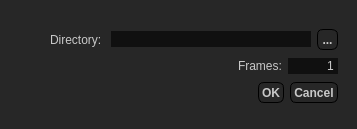
<?xml version="1.0" encoding="UTF-8"?>
<ui version="4.0">
 <class>ExportDialog</class>
 <widget class="QDialog" name="ExportDialog">
  <property name="windowModality">
   <enum>Qt::ApplicationModal</enum>
  </property>
  <property name="geometry">
   <rect>
    <x>0</x>
    <y>0</y>
    <width>357</width>
    <height>129</height>
   </rect>
  </property>
  <property name="windowTitle">
   <string>Export</string>
  </property>
  <property name="styleSheet">
   <string notr="true">/*
	zbrush-like palette
	darkerbg: #101010
	background: #272727	
	lighterbg: #3f3f3f
	inactive font: #959595
	active font: #c8c8c8	
	orange: #f27000
	yellow: #FFDE00
*/

QWidget {
	background: #272727;
	background-color: #272727;
	color: #c8c8c8;
	border: 0;	
}

QTabBar {
	background-color: #272727;
	border: 0;
}

QTabBar::tab { 
	background-color: #272727;
	color: #959595;	 
	padding: 6px;
	/* border: 1px solid black; */ 
	
	border: 0; /* px solid #C4C4C3; */
	 
	border-bottom: 2px solid #272727; /* same as the pane color */
	border-top-left-radius: 0px;
	border-top-right-radius: 0px;
	min-width: 8ex;
}

/* doesnt work..
*[activeScript=&quot;true&quot;]{ 
	background-color: #FFDE00;
}

QTabBar::tab[activeScript=&quot;true&quot;]{
	background-color: #FFDE00;
}
*/

QTabBar::tab:selected, QTabBar::tab:hover {
	background-color: #3f3f3f;
	color: #c8c8c8;	
}

QTabBar::tab:hover {
	background-color: #f27000;
}

QTabWidget::pane { 
	border: 0; 
	border-top: 2px solid #272727;
}



#commandline {
	background-color: #FF0000;
}






QMenu {
     background-color: #272727; /* sets background of the menu */
     color: #c8c8c8;
     border: 1px solid black;     
 }

 QMenu::item {
     /* sets background of menu item. set this to something non-transparent
         if you want menu color and menu item color to be different */
      background-color: #272727; 
      /* background-color: black; */
     
     /* padding: 2px 25px 2px 20px; */
     padding: 2px 25px 2px 20px;
    /*  border: 1px solid transparent; reserve space for selection border */
 }

 QMenu::item:selected { /* when user selects item using mouse or keyboard */
     background-color: #f27000;
 }
 
  QMenu::item:checked {
     background: #3f3f3f;
 }
 
  QMenu::item:checked:selected {
     background-color: #f27000;
 }
 
 QMenu::icon:checked { /* appearance of a 'checked' icon */
     background: transparent; /*#272727; */
     border: 0; /* 1px inset gray; */
     position: absolute;
     top: 1px;
     right: 1px;
     bottom: 1px;
     left: 1px;
 }
  
 QMenu::indicator {
     width: 13px;
     height: 13px;
     background-color: transparent; /* #272727; */
     border: 0;
     padding: 0;
     margin: 0;
 }
 
 /* non-exclusive indicator = check box style indicator (see QActionGroup::setExclusive) */
  QMenu::indicator:non-exclusive {
 	image: none;
 	 border: 0;
     padding: 0;
     margin: 0;
 }
 
 QMenu::indicator:non-exclusive:unchecked {
 }

 QMenu::indicator:non-exclusive:unchecked:selected {
 	background-color: #f27000;
 }

 QMenu::indicator:non-exclusive:checked {
     /* image: url(&quot;../assets/icons/tick.png&quot;); */     
     background: #3f3f3f;
 }

 QMenu::indicator:non-exclusive:checked:selected {
 	background-color: #f27000;
 }

QMenu::separator {
	background: transparent; /* #3f3f3f; */
}

 /* exclusive indicator = radio button style indicator (see QActionGroup::setExclusive) */
 QMenu::indicator:exclusive {
 image: none;
 	 border: 0;
     padding: 0;
     margin: 0;
 }
 
 QMenu::indicator:exclusive:unchecked {
 }

 QMenu::indicator:exclusive:unchecked:selected {
 	background-color: #f27000; 	
 }

 QMenu::indicator:exclusive:checked {
 	background: #3f3f3f;
 }

 QMenu::indicator:exclusive:checked:selected {
 	background-color: #f27000;
 }
 
/* Customize the menu bar. */
QMenuBar {
	background-color: #272727;
	color: #c8c8c8;
	
    border-image: none;
    border-style: none;
    padding: 2px;
    border-bottom: 1px solid black;
}

QMenuBar::item {
    background-color: transparent;
    
    /* border: 1px solid black; */
    /* padding: 4px; */
}

QMenuBar::item:selected {
    background-color: #3f3f3f;
}












QPushButton {
     border-style: outset;
     border-width: 1px;
     border-radius: 6px;
     border-color: black;
     font: bold;
     min-width: 1em;
     padding: 3px;
 }
 
 QPushButton:pressed {
     background-color: #3f3f3f;
     border-style: inset;
 }
 
 QScrollBar {
 	background: #272727;
 }
 
 QScrollBar:horizontal {
 	height: 10px;
    margin: 0 10px 0 10px;
 }
 
  QScrollBar::handle:horizontal {
      background: #3f3f3f; 
      min-width: 5px;
  }
  
  QScrollBar::handle:horizontal:pressed {
      background: #959595;
  }
  
  QScrollBar::add-line:horizontal {      
      background: black;
      border: 2px solid #3f3f3f;
      width: 6px;
      subcontrol-position: right;
      subcontrol-origin: margin;
  }

  QScrollBar::sub-line:horizontal {      
      background: black;
      border: 2px solid #3f3f3f;
      width: 6px;
      subcontrol-position: left;
      subcontrol-origin: margin;
  }
  
  QScrollBar::left-arrow:horizontal, QScrollBar::right-arrow:horizontal {  	 
      width: 0px;
      height: 0px;
      background: none;
  }

  QScrollBar::add-page:horizontal, QScrollBar::sub-page:horizontal {
      background: none;
  }
  
  
 QScrollBar:vertical {
      /* background: #272727; */      
      width: 10px;
      margin: 10px 0 10px 0;
  }
  
  QScrollBar::handle:vertical {
      background: #3f3f3f; 
      min-height: 5px;
  }
  
  QScrollBar::handle:vertical:pressed {
      background: #959595;
  }
  
  QScrollBar::add-line:vertical {      
      background: black;
      border: 2px solid #3f3f3f;
      height: 6px;
      subcontrol-position: bottom;
      subcontrol-origin: margin;
  }

  QScrollBar::sub-line:vertical {      
      background: black;
      border: 2px solid #3f3f3f;
      height: 6px;
      subcontrol-position: top;
      subcontrol-origin: margin;
  }
  
  QScrollBar::up-arrow:vertical, QScrollBar::down-arrow:vertical {  	 
      width: 0px;
      height: 0px;
      background: none;
  }

  QScrollBar::add-page:vertical, QScrollBar::sub-page:vertical {
      background: none;
  }
  
  
  
  
  
  
QSplitter::handle {
	image: none; /* url(images/splitter.png); */
	background: transparent;	
}

 QSplitter::handle:horizontal {
     width: 8px;
     /* border-right: 2px dotted #3f3f3f; */
     
    /* 
     background: qlineargradient(x1: 0, y1: 0, x2: 1, y2: 0,
		stop: 0 #101010, stop: 1.0 #272727 ); */
	background: qlineargradient(x1: 0, y1: 0, x2: 1, y2: 0,
		stop: 0 #181818, 
		stop: 1 #272727 );
     
     
 }

 QSplitter::handle:vertical {
     height: 6px;
     /* border-bottom: 2px dotted #3f3f3f; */
     
     background: qlineargradient(x1: 0, y1: 0, x2: 0, y2: 1,
		stop: 0 #181818, stop: 1.0 #272727 );
 }

 QSplitter::handle:pressed, QSplitter::handle:hover {
     image: none; /* url(images/splitter_pressed.png); */
     /* background: #3f3f3f; */
     border-color: #f27000;
 }
 
 
 
  QToolBar {     
     spacing: 0px; /* spacing between items in the tool bar */
     background: #272727;
 }

QToolBar::separator:horizontal {
	width: 8px;
	 background: transparent; /* #3f3f3f; */
}

 QToolBar::handle:horizontal {
     /* image: url(handle.png); */
     image: none;
     width: 8px;
     background: #3f3f3f;
 }

QToolBar::separator:vertical {
	height: 8px;
	 background: transparent; /* #3f3f3f; */
}

 QToolBar::handle:vertical {
     /* image: url(handle.png); */
     image: none;
     height: 8px;
     background: #3f3f3f;
 }
 
 QToolBar::handle:hover {
     /* image: url(handle.png); */
     image: none;
 	background: #f27000;         
 } 
 
 QToolButton { /* all types of tool button */
	background-color: #272727;
	margin: 0px;
 }

 QToolButton[popupMode=&quot;1&quot;] { /* only for MenuButtonPopup */
     padding-right: 10px; /* make way for the popup button */
 }

 QToolButton:checked {
	 background: #3f3f3f;
}

 QToolButton:pressed, QToolButton:hover {
 	background-color: #f27000;
 }
  
 
QLineEdit {
	background: #101010;
}</string>
  </property>
  <widget class="QFrame" name="frame">
   <property name="geometry">
    <rect>
     <x>20</x>
     <y>20</y>
     <width>327</width>
     <height>92</height>
    </rect>
   </property>
   <property name="frameShape">
    <enum>QFrame::StyledPanel</enum>
   </property>
   <property name="frameShadow">
    <enum>QFrame::Raised</enum>
   </property>
   <layout class="QVBoxLayout" name="verticalLayout">
    <item>
     <layout class="QHBoxLayout" name="horizontalLayout">
      <item>
       <spacer name="horizontalSpacer_2">
        <property name="orientation">
         <enum>Qt::Horizontal</enum>
        </property>
        <property name="sizeHint" stdset="0">
         <size>
          <width>40</width>
          <height>20</height>
         </size>
        </property>
       </spacer>
      </item>
      <item>
       <widget class="QLabel" name="label">
        <property name="text">
         <string>Directory: </string>
        </property>
        <property name="buddy">
         <cstring>dirLineEdit</cstring>
        </property>
       </widget>
      </item>
      <item>
       <widget class="QLineEdit" name="dirLineEdit">
        <property name="sizePolicy">
         <sizepolicy hsizetype="Expanding" vsizetype="Fixed">
          <horstretch>0</horstretch>
          <verstretch>0</verstretch>
         </sizepolicy>
        </property>
        <property name="minimumSize">
         <size>
          <width>200</width>
          <height>0</height>
         </size>
        </property>
        <property name="text">
         <string/>
        </property>
       </widget>
      </item>
      <item>
       <widget class="QPushButton" name="chooseDirectoryPushButton">
        <property name="sizePolicy">
         <sizepolicy hsizetype="Minimum" vsizetype="Fixed">
          <horstretch>0</horstretch>
          <verstretch>0</verstretch>
         </sizepolicy>
        </property>
        <property name="minimumSize">
         <size>
          <width>21</width>
          <height>0</height>
         </size>
        </property>
        <property name="text">
         <string>...</string>
        </property>
        <property name="flat">
         <bool>false</bool>
        </property>
       </widget>
      </item>
     </layout>
    </item>
    <item>
     <layout class="QHBoxLayout" name="horizontalLayout_2">
      <item>
       <spacer name="horizontalSpacer">
        <property name="orientation">
         <enum>Qt::Horizontal</enum>
        </property>
        <property name="sizeHint" stdset="0">
         <size>
          <width>40</width>
          <height>20</height>
         </size>
        </property>
       </spacer>
      </item>
      <item>
       <widget class="QLabel" name="label_2">
        <property name="sizePolicy">
         <sizepolicy hsizetype="Minimum" vsizetype="Preferred">
          <horstretch>0</horstretch>
          <verstretch>0</verstretch>
         </sizepolicy>
        </property>
        <property name="text">
         <string>Frames:</string>
        </property>
        <property name="buddy">
         <cstring>numFramesLineEdit</cstring>
        </property>
       </widget>
      </item>
      <item>
       <widget class="QLineEdit" name="numFramesLineEdit">
        <property name="sizePolicy">
         <sizepolicy hsizetype="Minimum" vsizetype="Fixed">
          <horstretch>0</horstretch>
          <verstretch>0</verstretch>
         </sizepolicy>
        </property>
        <property name="maximumSize">
         <size>
          <width>50</width>
          <height>16777215</height>
         </size>
        </property>
        <property name="baseSize">
         <size>
          <width>32</width>
          <height>0</height>
         </size>
        </property>
        <property name="inputMask">
         <string/>
        </property>
        <property name="text">
         <string>1</string>
        </property>
        <property name="maxLength">
         <number>5</number>
        </property>
        <property name="alignment">
         <set>Qt::AlignRight|Qt::AlignTrailing|Qt::AlignVCenter</set>
        </property>
       </widget>
      </item>
     </layout>
    </item>
    <item>
     <widget class="QDialogButtonBox" name="buttonBox">
      <property name="orientation">
       <enum>Qt::Horizontal</enum>
      </property>
      <property name="standardButtons">
       <set>QDialogButtonBox::Cancel|QDialogButtonBox::Ok</set>
      </property>
     </widget>
    </item>
   </layout>
  </widget>
 </widget>
 <resources/>
 <connections>
  <connection>
   <sender>buttonBox</sender>
   <signal>accepted()</signal>
   <receiver>ExportDialog</receiver>
   <slot>accept()</slot>
   <hints>
    <hint type="sourcelabel">
     <x>257</x>
     <y>102</y>
    </hint>
    <hint type="destinationlabel">
     <x>157</x>
     <y>274</y>
    </hint>
   </hints>
  </connection>
  <connection>
   <sender>buttonBox</sender>
   <signal>rejected()</signal>
   <receiver>ExportDialog</receiver>
   <slot>reject()</slot>
   <hints>
    <hint type="sourcelabel">
     <x>325</x>
     <y>102</y>
    </hint>
    <hint type="destinationlabel">
     <x>286</x>
     <y>274</y>
    </hint>
   </hints>
  </connection>
 </connections>
</ui>
